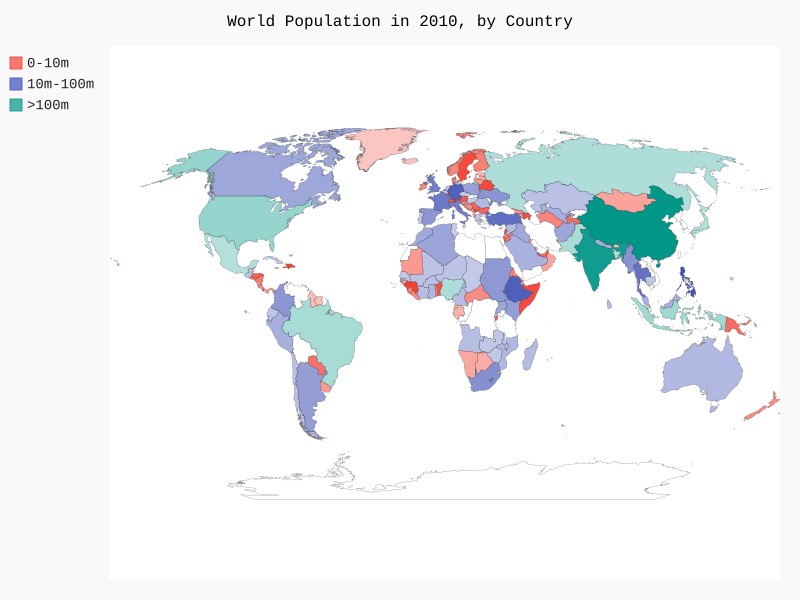

Source code (Python):
import json
from country_codes import get_country_code
from pygal_maps_world.maps import World

# load the file to a list(pop_data)
filename = 'population_data.json'
with open(filename) as f_obj:
    pop_data = json.load(f_obj)

cc_populations = {}
# print the population of every country in 2010
for pop_dict in pop_data:
    if pop_dict['Year'] == '2010':
        country_name = pop_dict['Country Name']
        code = get_country_code(country_name)
        population = int(float(pop_dict['Value']))
        if code:
            print(code+': '+ "{:,}".format(population)) # output as this format
            cc_populations[code] = population

cc_pop_1, cc_pop_2, cc_pop_3 = {}, {}, {}
for cc, pop in cc_populations.items():
    if pop <10000000:
        cc_pop_1[cc] = pop
    elif pop <100000000:
        cc_pop_2[cc] = pop
    else:
        cc_pop_3[cc] = pop

print(len(cc_pop_1), len(cc_pop_2), len(cc_pop_3))


wm = World()
wm.title = "World Population in 2010, by Country"
wm.add('0-10m', cc_pop_1)
wm.add('10m-100m', cc_pop_2)
wm.add('>100m', cc_pop_3)
wm.render_to_file('world_population.svg')
